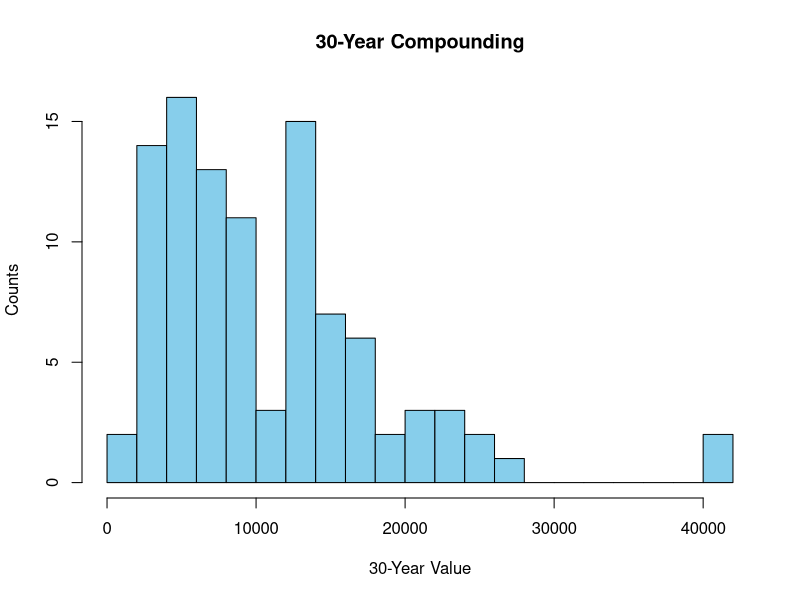
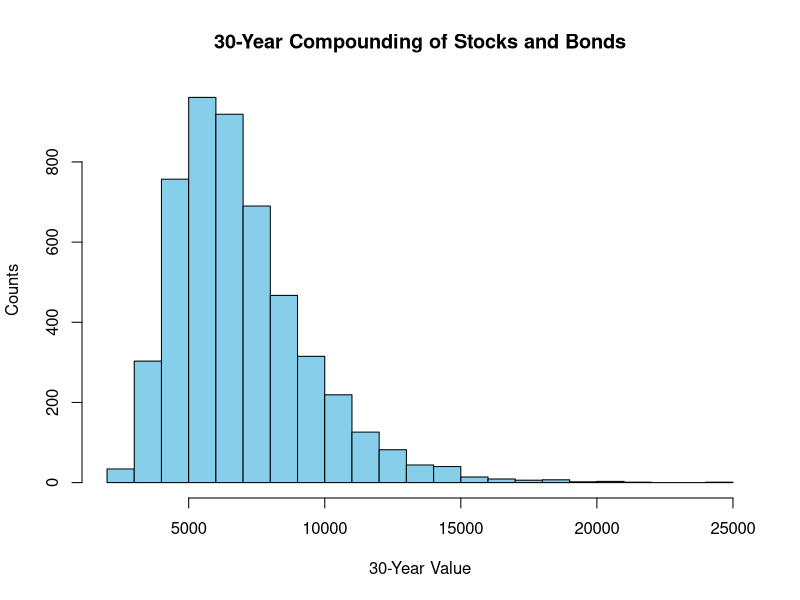

The R script that drew these images, in order:
library(ggplot2)

##---- 30-Year compounding

compound.30.years <- function () {

    mu <- .085
    sigma <- .15
    initial <- 1000

    # 30 years returns
    rets <- matrix(rnorm(100*30, mu, sigma), ncol=30)

    values <- initial * apply(1 + rets, 1, prod)
    hist(values, breaks=20, col="skyblue", xlab="30-Year Value", ylab="Counts", main="30-Year Compounding")

    cat("\nInitial capital: ", initial)
    cat("\nMean return: ", mu)
    cat("\nStd Dev: ", sigma)
    cat("\n30-Year Value Mean: ", mean(values))
    cat("\n30-Year Value Std Dev: ", sd(values))
    cat("\n\n")

}
compound.30.years()

#----

##---- Simulate joint distributions of stocks and bonds
bonds.stocks <- function () {

    library(mvtnorm)

    mu <- c(.085, .03)
    corr <- -.05
    N <- 5000
    weights <- c(.5, .5)
    initial <- 1000

    sigma <- matrix(c(mu[1]^2, corr*prod(mu), corr*prod(mu), mu[2]^2), ncol=2)

    stocksRet <- rep(1, N)
    bondsRet <- rep(1, N)

    for (i in 1:30) {
        scenarios <- rmvnorm(N, mu, sigma)
        stocksRet <- stocksRet*(1+scenarios[,1])
        bondsRet <- bondsRet*(1+scenarios[,2])
    }

    finalReturns <- initial*(weights*stocksRet + weights[2]*bondsRet)

    hist(finalReturns, breaks=20, col="skyblue", xlab="30-Year Value", ylab="Counts", main="30-Year Compounding of Stocks and Bonds")

    cat("\nInitial amount: ", initial)
    cat("\nMean return: ", mu)
    cat("\nStd Dev: ", sigma)
    cat("\nWeights: ", weights)
    cat("\nFinal Mean: ", mean(finalReturns))
    cat("\nFinal Std Dev: ", sd(finalReturns))
    cat("\n\n")

}
bonds.stocks()
